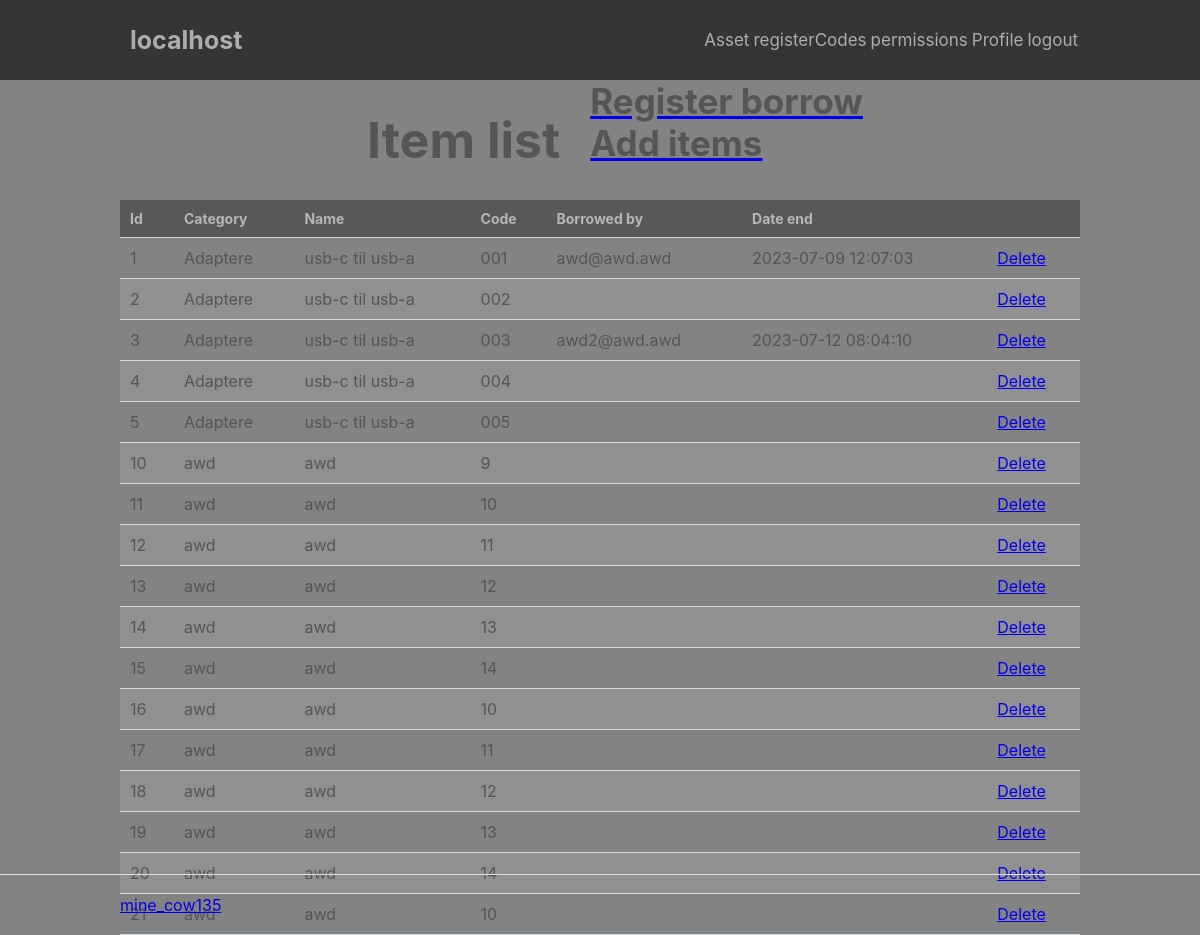
/index.php?page=asset/itemList (signed in), run on the app's committed database.
### tables this page shows
CREATE TABLE `asset_items` (
  `id` int NOT NULL,
  `name` varchar(20) NOT NULL,
  `category` varchar(20) NOT NULL,
  `code` varchar(30) NOT NULL,
  `date` datetime NOT NULL DEFAULT CURRENT_TIMESTAMP,
  `siteId` int NOT NULL,
  `removed` tinyint(1) NOT NULL DEFAULT '0'
);

CREATE TABLE `asset_user` (
  `id` int NOT NULL,
  `name` varchar(50) DEFAULT NULL,
  `mail` varchar(30) NOT NULL,
  `internalId` int DEFAULT NULL,
  `siteId` int NOT NULL
);

CREATE TABLE `asset_borrowed` (
  `id` int NOT NULL,
  `itemId` int NOT NULL,
  `userId` int NOT NULL,
  `borrowedBy` int NOT NULL,
  `comment` varchar(100) DEFAULT NULL,
  `dateStart` datetime NOT NULL DEFAULT CURRENT_TIMESTAMP,
  `dateEnd` datetime NOT NULL,
  `dateBack` datetime DEFAULT NULL,
  `siteId` int NOT NULL
);

### index.php (called while the page is built, shortened)
<?php
include 'functions.php';
$page = isset($_GET['page']) && file_exists('pages/' . $_GET['page'] . '.php') ? $_GET['page'] : 'home';
include 'pages/' . $page . '.php';

### pages/asset/itemList.php (the view, shortened to what this page needs)
<?php
headerr('Item list', "asset.itemList");
?>
<?php
    $sql = "SELECT id, name, category, code FROM asset_items WHERE siteId = :siteId AND removed = 0";
        $stmt = $pdo->prepare($sql);
        $stmt->bindValue(':siteId', $_SESSION["siteId"]);
        $stmt->execute();
        $item = $stmt->fetchAll(PDO::FETCH_ASSOC);
    $sql = "SELECT asset_borrowed.id, asset_borrowed.itemId, asset_borrowed.userId, asset_user.name, asset_user.mail, asset_borrowed.dateEnd FROM asset_borrowed LEFT JOIN asset_user ON asset_borrowed.userId = asset_user.id WHERE `dateBack` IS NULL AND asset_borrowed.siteId = :siteId";
        $stmt = $pdo->prepare($sql);
        $stmt->bindValue(':siteId', $_SESSION["siteId"]);
        $stmt->execute();
        $borrow = $stmt->fetchAll(PDO::FETCH_ASSOC);
?>
<div class="content-wrapper-center">
    <h1 class="head">Item list</h1>
    <div>
        <?php
            $permissionName = "asset.borrow";
            if (true === ((in_array($permissionName, array_column($_SESSION["permissions"], 'permissionName')))) || $permissionName == "default") {
                echo '<a href="index.php?page=asset/borrow"><h3>Register borrow</h3></a>';
            }
            $permissionName = "asset.create";
            if (true === ((in_array($permissionName, array_column($_SESSION["permissions"], 'permissionName')))) || $permissionName == "default") {
                echo '<a href="index.php?page=asset/import"><h3>Add items</h3>';
            }
        ?>
        </a>
    </div>
    <table>
        <thead>
            <tr>
                <td>Id</td>
                <td>Category</td>
                <td>Name</td>
                <td>Code</td>
                <td>Borrowed by</td>
                <td>Date end</td>
                <td></td>
            </tr>
        </thead>
        <tbody>
            <?php
                foreach ($item as $i) {
                    unset($found_key);
                    if (in_array($i["id"],array_column($borrow, "itemId"))) {
                        $found_key = array_search($i["id"],array_column($borrow, "itemId"));
                    }
            ?>
                    <tr>
                        <td><?= $i["id"] ?></td>
                        <td><?= $i["category"] ?></td>
                        <td><?= $i["name"] ?></td>
                        <td><?= $i["code"] ?></td>
                        <td><?= $borrow[$found_key]["mail"] ?></td>
                        <td><?= $borrow[$found_key]["dateEnd"] ?></td>
                        <td><a href="index.php?page=asset/itemList&delete=<?= $i["id"] ?>" onclick="return confirm('Are you sure?');">Delete</a></td>
                    </tr>
            <?php
                }
            ?>
        </tbody>
    </table>
</div>
<?= template_footer() ?>

### functions.php (shortened to what this page needs)
<?php
    function pdo_connect_mysql() {
        try {
        	return new PDO("mysql:host=" . $DATABASE_HOST . ";dbname=" . $DATABASE_NAME . ";charset=utf8", $DATABASE_USER, $DATABASE_PASS);
        } catch (PDOException $exception) {
        	echo "Failed to connect to database!";
            exit("Failed to connect to database!");
        }
    }
    function headerr($title, $permissionName)
    {
        $namechoice = 2;
        $namearr["1"] = "Template";
        $namearr["2"] = $_SERVER["HTTP_HOST"];
        $name = $namearr["$namechoice"];
        $pdo = pdo_connect_mysql();
        $root = $_SERVER['WEB_ROOT'] = str_replace("index.php",'',$_SERVER['SCRIPT_NAME']);
        $sql = "(SELECT userPermission.userId, users.username, userPermission.permissionId, permission.permissionName, permission.page, permission.dropdown, permission.placement, userPermission.header, userPermission.siteId, sites.siteName FROM userPermission LEFT JOIN users ON userPermission.userId = users.id LEFT JOIN sites ON userPermission.siteId = sites.id LEFT JOIN permission ON userPermission.permissionId = permission.id WHERE userPermission.userId = :userId AND dateStart < :date AND (dateEnd > :date OR dateEnd IS NULL) AND (siteId = :siteId OR siteId = 0)) UNION (SELECT group_userGroup.userId, users.username, group_permissions.permissionId, permission.permissionName, permission.page, permission.dropdown, permission.placement, group_permissions.header, group_groups.siteId, sites.siteName FROM `group_userGroup` LEFT JOIN users ON group_userGroup.userId = users.id LEFT JOIN group_groups ON group_userGroup.groupId = group_groups.id INNER JOIN group_permissions ON group_userGroup.groupId = group_permissions.groupId LEFT JOIN permission ON group_permissions.permissionId = permission.id LEFT JOIN sites ON group_groups.siteId = sites.id WHERE group_userGroup.userId = :userId AND dateStart < :date AND (dateEnd > :date OR dateEnd IS NULL) AND (siteId = :siteId OR siteId = 0)) ORDER BY `placement`";
        $stmt = $pdo->prepare($sql);
        $date = date("Y-m-d H:i:s");
        if ($_SESSION["id"]) {
            $userId = $_SESSION["id"];
        }
        else {
            $userId = 0;
        }
        $stmt->bindValue(':userId', $userId);
        $stmt->bindValue(':date', $date);
        $stmt->bindValue(':siteId', $_SESSION["siteId"]);
        $stmt->execute();
        $permissions = $stmt->fetchAll(PDO::FETCH_ASSOC);
        echo '
        <!DOCTYPE html>
        <html lang="en">
            <head>
                <meta charset="utf-8">
                <title>' . $title . '</title>
                <link href="' . $root . 'css/import.css" rel="stylesheet" type="text/css">
                <link rel="shortcut icon" href="img/logo.png" />
            </head>
            <body>
                <header>
                    <div class="content-wrapper">
                            <a href="index.php">
                                <img src="img/logo.png" height="70px" alt="">
                                <h1>' . $name . '</h1>
                            </a>
                            <nav>
                        ';
                        foreach ($permissions as $i) {
                            if ($i["header"] == true) {
                                ?>
                                <a href="index.php?page=<?=$i['page']?>"><?=$i['permissionName']?></a>
                                <?php
                            }
                        }
        echo '
                    </nav>
                </div>
            </header>
            <main>
    ';
    }
    function template_footer() {
        echo '
                </main>
                <footer>
                    <div class="content-wrapper">
                        <a href="https://github.com/minecow135">mine_cow135</a>
                    </div>
                </footer>
            </body>
        </html>
        ';
    }
?>

### css/var.css (style rules this page uses)
* { --color_bg_background: #838383; --color_border: #dee0e4; --color_confirm: #38b673; --color_confirm_hover: #32a367; --color_txt_h_1: #adadad; --color_txt_h_2: #555555; --color_txt_p_1: #adadad; --color_txt_p_2: #555555; --color_txt_p_1: #cacaca; --size_tx_h1_1: 50px; --size_tx_h1_2: ; --size_tx_h1_3: 25px; --size_tx_h2_1: 40px; --size_tx_h2_2: 30px; --size_tx_h2_3: ; --size_tx_h3_1: 35px; --size_tx_h3_2: ; --size_tx_h3_3: ; --size_tx_h4_1: 30px; --size_tx_h4_2: ; --size_tx_h4_3: ; --size_tx_h5_1: 25px; --size_tx_h5_2: ; --size_tx_h5_3: ; --size_tx_h6_1: 20px; --size_tx_h6_2: ; --size_tx_h6_3: ; --size_text_header_h1: 25px; --size_text_header: 17px; --size_text_header_span: 12px; --size_item_span: 16px; --place_item_span_top: 22px; --place_item_span_right: 0px; --color_bg_header: #353535; --color_h_table: #b6b6b6; --color_bg_box: #5e5d5d; --color_bg_box_submit: #4e4e4e; --color_bg_box_submit_hover:#3b3b3b; }

### css/style.css (style rules this page uses)
* { box-sizing: border-box; font-family: -apple-system, BlinkMacSystemFont, "segoe ui", roboto, oxygen, ubuntu, cantarell, "fira sans", "droid sans", "helvetica neue", Arial, sans-serif; font-size: 16px; -webkit-font-smoothing: antialiased; -moz-osx-font-smoothing: grayscale; box-sizing: border-box }
html { height: 100%; width: 100%; background-color: var(--color_bg_background); }
body { position: relative; min-height: 100vh; color: #555555; margin: 0; margin-bottom: 20px; }
h1, h2, h3, h4, h5 { color: var(--color_txt_h_2); margin: 0; }
h1 { font-size: var(--size_tx_h1_1); padding: 30px; }
h3 { font-size: var(--size_tx_h3_1); }
.content-wrapper, .content-wrapper-center { width: 80%; margin: 0 auto; display: flex; flex-wrap: wrap; }
.content-wrapper-center { justify-content: center; }

### css/header.css (style rules this page uses)
header { background-color: var(--color_bg_header); }
header .content-wrapper { display: flex; align-items: center; position: relative; }
header .content-wrapper a { display: flex; align-items: center; justify-content: center; color: inherit; }
header .content-wrapper a h1 { font-size: var(--size_text_header_h1); padding: 0; color: inherit; }
header { color: var(--color_txt_h_1); }
header a { text-decoration: none; }
header nav { display: flex; flex-grow: 1; flex-basis: 0; justify-content: flex-end; align-items: center; position: relative; }
header nav a { text-decoration: none; color: inherit; margin: 0 2px; font-size: var(--size_text_header); }
footer { position: absolute; bottom: 0; border-top: 1px solid var(--color_border); padding: 20px 0; width: 100%; }

### css/table.css (style rules this page uses)
table { width: 100%; padding-top: 30px; border-collapse: collapse; }
table thead { background-color: #585858; border-bottom: 1px solid #d3dae0; }
table thead td { padding: 10px; font-weight: bold; color: var(--color_h_table); font-size: 14px; }
table tbody tr { border-bottom: 1px solid #d3dae0; }
table tbody tr:nth-child(even) { background-color: #909090; }
table tbody tr td { padding: 10px; }

### data on the page
asset_items: id "1", category "Adaptere", name "usb-c til usb-a", code "001", id.mail "awd@awd.awd", id.dateEnd "2023-07-09 12:07:03"
asset_items: id "2", category "Adaptere", name "usb-c til usb-a", code "002"
asset_items: id "3", category "Adaptere", name "usb-c til usb-a", code "003", id.mail "awd2@awd.awd", id.dateEnd "2023-07-12 08:04:10"
asset_items: id "4", category "Adaptere", name "usb-c til usb-a", code "004"
asset_items: id "5", category "Adaptere", name "usb-c til usb-a", code "005"
asset_items: id "10", category "awd", name "awd", code "9"
asset_items: id "11", category "awd", name "awd", code "10"
asset_items: id "12", category "awd", name "awd", code "11"
asset_items: id "13", category "awd", name "awd", code "12"
asset_items: id "14", category "awd", name "awd", code "13"
asset_items: id "15", category "awd", name "awd", code "14"
asset_items: id "16", category "awd", name "awd", code "10"
asset_items: id "17", category "awd", name "awd", code "11"
asset_items: id "18", category "awd", name "awd", code "12"
asset_items: id "19", category "awd", name "awd", code "13"
asset_items: id "20", category "awd", name "awd", code "14"
asset_items: id "21", category "awd", name "awd", code "10"

### other printed values
$name "localhost"
$i['permissionName'] "Asset"
$i['permissionName'] "registerCodes"
$i['permissionName'] "permissions"
$i['permissionName'] "Profile"
$i['permissionName'] "logout"
